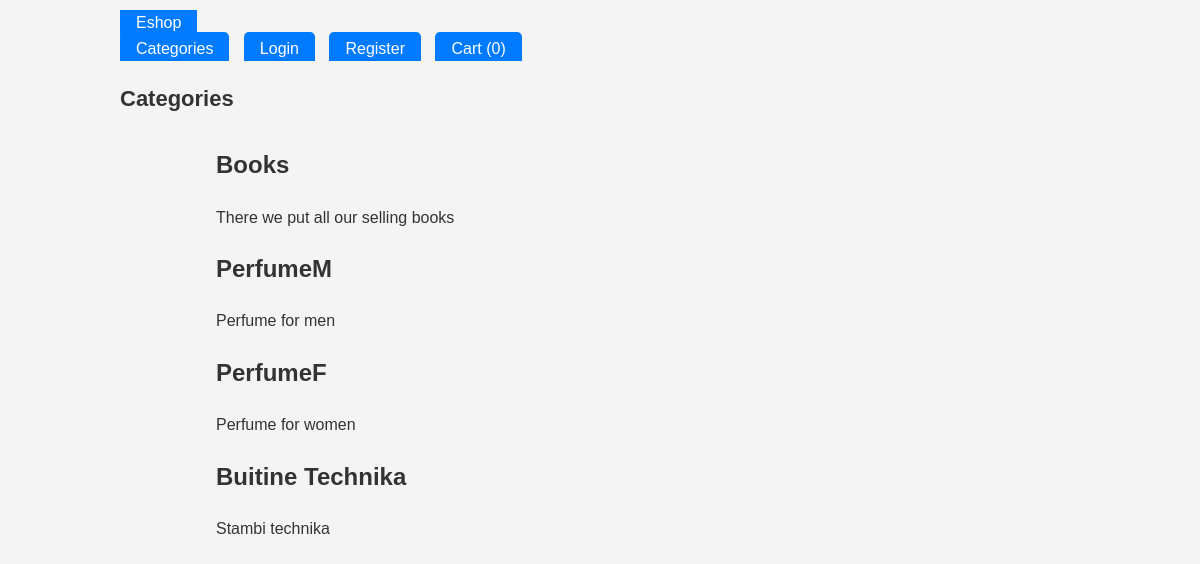
The page /category/ on the database its author committed.
### eshopas_app/models.py (models this page shows, shortened)
class Category(models.Model):
    name = models.CharField(max_length=100)
    type = models.SlugField(max_length=100, unique=True)
    description = models.TextField(blank=True)

### eshopas_app/views.py (the view)
# urls.py: path('category/', CategoryListView.as_view(), name='category_list'),
class CategoryListView(View):
    def get(self, request):
        categories = Category.objects.all()
        context = {'categories': categories}
        return render(request, 'category_list.html', context)

### eshopas_app/templatetags/myfilters.py (called while the page is built, shortened)
@register.filter
def cart_total(cart):
    if not cart:
        return 0

### eshopas_app/templates/category_list.html
{% extends 'base.html' %}
{% block content %}
    <h1>Categories</h1>
    <div class="container">
        {% for category in categories %}
            <div class="category">
                <h2>{{ category.name }}</h2>
                <p>{{ category.description }}</p>
            </div>
        {% empty %}
            <p>No categories found.</p>
        {% endfor %}
    </div>
{% endblock %}

### static/css/styles.css (style rules this page uses)
body { font-family: Arial, sans-serif; line-height: 1.6; color: #333; background-color: #f4f4f4; margin: 0; padding: 0; }
.container { width: 80%; margin: auto; overflow: hidden; }
h1 { font-size: 22px; line-height: 1.6; margin: 10px 0; }

### rows shown on the page
Category: name "Books", description "There we put all our selling books"
Category: name "PerfumeM", description "Perfume for men"
Category: name "PerfumeF", description "Perfume for women"
Category: name "Buitine Technika", description "Stambi technika"

### other values the page prints
{{ request.session.cart|cart_total }} "0"
